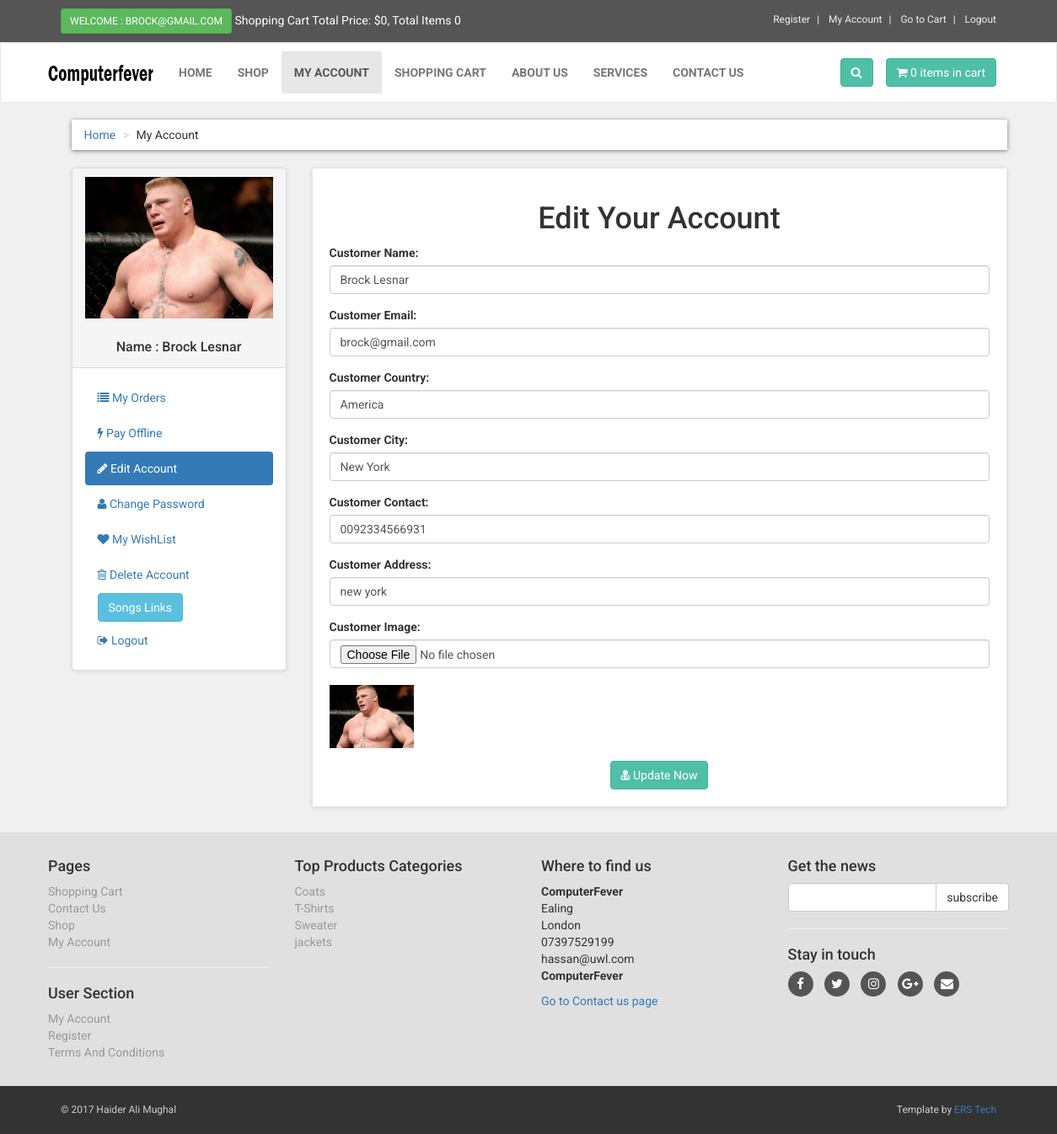
/customer/my_account.php?edit_account (signed in), run on the app's committed database.
### tables this page shows
CREATE TABLE IF NOT EXISTS `customers` (
  `customer_id` int(10) NOT NULL,
  `customer_name` varchar(255) NOT NULL,
  `customer_email` varchar(255) NOT NULL,
  `customer_pass` varchar(255) NOT NULL,
  `customer_country` text NOT NULL,
  `customer_city` text NOT NULL,
  `customer_contact` varchar(255) NOT NULL,
  `customer_address` text NOT NULL,
  `customer_image` text NOT NULL,
  `customer_ip` varchar(255) NOT NULL,
  `customer_confirm_code` text NOT NULL
);

CREATE TABLE IF NOT EXISTS `product_categories` (
  `p_cat_id` int(10) NOT NULL,
  `p_cat_title` text NOT NULL,
  `p_cat_top` text NOT NULL,
  `p_cat_image` text NOT NULL
);

### customer/edit_account.php (the view, shortened to what this page needs)
<?php
$customer_session = $_SESSION['customer_email'];
$get_customer = "select * from customers where customer_email='$customer_session'";
$run_customer = mysqli_query($con,$get_customer);
$row_customer = mysqli_fetch_array($run_customer);
$customer_name = $row_customer['customer_name'];
$customer_email = $row_customer['customer_email'];
$customer_country = $row_customer['customer_country'];
$customer_city = $row_customer['customer_city'];
$customer_contact = $row_customer['customer_contact'];
$customer_address = $row_customer['customer_address'];
$customer_image = $row_customer['customer_image'];
?>
<h1 align="center" > Edit Your Account </h1>
<form action="" method="post" enctype="multipart/form-data" >
<div class="form-group" >
<label> Customer Name: </label>
<input type="text" name="c_name" class="form-control" required value="<?php echo $customer_name; ?>">
</div>
<div class="form-group" >
<label> Customer Email: </label>
<input type="text" name="c_email" class="form-control" required value="<?php echo $customer_email; ?>">
</div>
<div class="form-group" >
<label> Customer Country: </label>
<input type="text" name="c_country" class="form-control" required value="<?php echo $customer_country; ?>">
</div>
<div class="form-group" >
<label> Customer City: </label>
<input type="text" name="c_city" class="form-control" required value="<?php echo $customer_city; ?>">
</div>
<div class="form-group" >
<label> Customer Contact: </label>
<input type="text" name="c_contact" class="form-control" required value="<?php echo $customer_contact; ?>">
</div>
<div class="form-group" >
<label> Customer Address: </label>
<input type="text" name="c_address" class="form-control" required value="<?php echo $customer_address; ?>">
</div>
<div class="form-group" >
<label> Customer Image: </label>
<input type="file" name="c_image" class="form-control" required ><br>
<img src="customer_images/<?php echo $customer_image; ?>" width="100" height="100" class="img-responsive" >
</div>
<div class="text-center" >
<button name="update" class="btn btn-primary" >
<i class="fa fa-user-md" ></i> Update Now
</button>
</div>
</form>

### customer/includes/sidebar.php (shortened to what this page needs)
<div class="panel panel-default sidebar-menu">
<div class="panel-heading">
<?php
$customer_session = $_SESSION['customer_email'];
$get_customer = "select * from customers where customer_email='$customer_session'";
$run_customer = mysqli_query($con,$get_customer);
$row_customer = mysqli_fetch_array($run_customer);
$customer_image = $row_customer['customer_image'];
$customer_name = $row_customer['customer_name'];
if(!isset($_SESSION['customer_email'])){
}
else {
echo "
<center>
<img src='customer_images/$customer_image' class='img-responsive'>
</center>
<br>
<h3 align='center' class='panel-title'> Name : $customer_name </h3>
";
}
?>
</div>
<div class="panel-body">
<ul class="nav nav-pills nav-stacked">
<li class="<?php if(isset($_GET['my_orders'])){ echo "active"; } ?>">
<a href="my_account.php?my_orders"> <i class="fa fa-list"> </i> My Orders </a>
</li>
<li class="<?php if(isset($_GET['pay_offline'])){ echo "active"; } ?>">
<a href="my_account.php?pay_offline"> <i class="fa fa-bolt"></i> Pay Offline </a>
</li>
<li class="<?php if(isset($_GET['edit_account'])){ echo "active"; } ?>">
<a href="my_account.php?edit_account"> <i class="fa fa-pencil"></i> Edit Account </a>
</li>
<li class="<?php if(isset($_GET['change_pass'])){ echo "active"; } ?>">
<a href="my_account.php?change_pass"> <i class="fa fa-user"></i> Change Password </a>
</li>
<li class="<?php if(isset($_GET['my_wishlist'])){ echo "active"; } ?>">
<a href="my_account.php?my_wishlist"> <i class="fa fa-heart"></i> My WishList </a>
</li>
<li class="<?php if(isset($_GET['delete_account'])){ echo "active"; } ?>">
<a href="my_account.php?delete_account"> <i class="fa fa-trash-o"></i> Delete Account </a>
</li>
<li class="<?php if(isset($_GET['pay_offline'])){ echo "active"; } ?>">
<div class="container">
  <button type="button" class="btn btn-info" data-toggle="collapse" data-target="#demo">Songs Links</button>
</div>
</li>
<li>
<a href="logout.php"> <i class="fa fa-sign-out"></i> Logout </a>
</li>
</ul>
</div>
</div>

### customer/includes/footer.php (shortened to what this page needs)
<div id="footer">
<div class="container">
<div class="row" >
<div class="col-md-3 col-sm-6" >
<h4>Pages</h4>
<ul>
<li><a href="../cart.php">Shopping Cart</a></li>
<li><a href="../contact.php">Contact Us</a></li>
<li><a href="../shop.php">Shop</a></li>
<li>
<?php
if(!isset($_SESSION['customer_email'])){
echo "<a href='../checkout.php' >My Account</a>";
}
else{
echo "<a href='my_account.php?my_orders'>My Account</a>";
}
?>
</li>
</ul>
<hr>
<h4>User Section</h4>
<ul>
<li>
<?php
if(!isset($_SESSION['customer_email'])){
echo "<a href='../checkout.php' >Login</a>";
}
else{
echo "<a href='my_account.php?my_orders'>My Account</a>";
}
?>
</li>
<li><a href="../customer_register.php">Register</a></li>
<li><a href="../terms.php"> Terms And Conditions </a></li>
</ul>
</div>
<div class="col-md-3 col-sm-6">
<h4> Top Products Categories </h4>
<ul>
<?php
$get_p_cats = "select * from product_categories";
$run_p_cats = mysqli_query($con,$get_p_cats);
while($row_p_cats = mysqli_fetch_array($run_p_cats)){
$p_cat_id = $row_p_cats['p_cat_id'];
$p_cat_title = $row_p_cats['p_cat_title'];
echo "<li> <a href='shop.php?p_cat=$p_cat_id'> $p_cat_title </a> </li>";
}
?>
</ul>
</div>
<div class="col-md-3 col-sm-6">
<h4>Where to find us</h4>
<p>
<strong>ComputerFever</strong>
<br>Ealing
<br>London
<br>07397529199
<br>hassan@uwl.com
<br>
<strong>ComputerFever</strong>
</p>
<a href="../contact.php">Go to Contact us page</a>
</div>
<div class="col-md-3 col-sm-6">
<h4>Get the news</h4>
<form action="https://feedburner.google.com/fb/a/mailverify" method="post" target="popupwindow" onsubmit="window.open('https://feedburner.google.com/fb/a/mailverify?uri=computerfever', 'popupwindow', 'scrollbars=yes,width=550,height=520');return true">
<div class="input-group">
<input type="text" class="form-control" name="email">
<span class="input-group-btn">
<input type="submit" value="subscribe" class="btn btn-default">
</span>
</div>
</form>
<hr>
<h4> Stay in touch </h4>
<p class="social">
<a href="https://web.facebook.com/ERSTechnology/"><i class="fa fa-facebook"></i></a>
<a href="#"><i class="fa fa-twitter"></i></a>
<a href="#"><i class="fa fa-instagram"></i></a>
<a href="#"><i class="fa fa-google-plus"></i></a>
<a href="#"><i class="fa fa-envelope"></i></a>
</p>
</div>
</div>
</div>
</div>
<div id="copyright">
<div class="container" >
<div class="col-md-6" >
<p class="pull-left"> &copy; 2017 Haider Ali Mughal</p>
</div>
<div class="col-md-6" >
<p class="pull-right" >
Template by <a href="http://www.erstechno.com" >ERS Tech</a>
</p>
</div>
</div>
</div>

### customer/styles/style.css (style rules this page uses)
body { font-family: "Roboto", Helvetica, Arial, sans-serif; font-size: 14px; line-height: 1.42857143; color: #333333; background-color: #f0f0f0; overflow-x: hidden; }
.btn-primary { color:rgb(255, 255, 255); background-color:rgb(79, 191, 168); border-color:rgb(65, 179, 156); }
#content .panel.sidebar-menu { box-sizing: border-box; box-shadow: 0 1px 5px rgba(0, 0, 0, 0.1); }
#content .panel.sidebar-menu h3 { padding: 5px 0; margin: 0; }
#footer { background: #e0e0e0; padding: 20px 0; }
#footer ul { padding-left: 0; list-style: none; }
#footer ul a { color:#999999; padding: 20px 0; }
#footer .social { text-align: left; }
#footer .social a { margin: 0 10px 0 0; color: #fff; display: inline-block; width: 30px; height: 30px; border-radius: 15px; line-height: 30px; font-size: 15px; text-align: center; transition: all 0.2s ease-out; vertical-align: bottom; background-color:#555555; }
#copyright { background:#333; color:#ccc; padding:20px 0; font-size:12px; }
#copyright p { margin: 0; }

### data on the page
customers: customer_image (picture), customer_name "Brock Lesnar", c_name "Brock Lesnar", c_email "brock@gmail.com", c_country "America", c_city "New York", c_contact "0092334566931", c_address "new york"
product_categories: p_cat_title "Coats"
product_categories: p_cat_title "T-Shirts"
product_categories: p_cat_title "Sweater"
product_categories: p_cat_title "jackets"

### other printed values
$_SESSION['customer_email'] "BROCK@GMAIL.COM"
$total "0"
$count_items "0 0"
